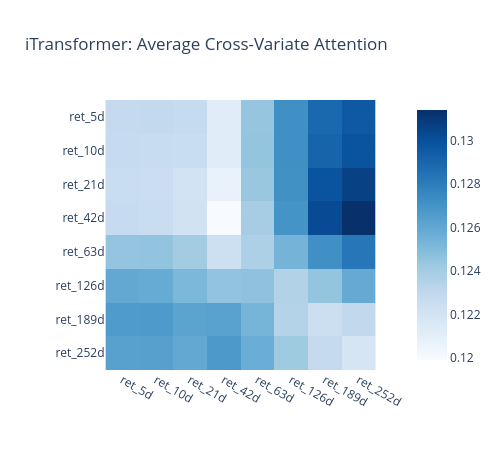

This figure's notebook cell:
### Markdown cell above
### iTransformer Attention Weights

Because iTransformer applies attention over features (not time steps), the
attention matrix reveals which feature pairs the model considers related.
We extract weights from the first encoder layer to visualize learned
cross-variate dependencies.

### Code cell
# Extract first-layer attention from iTransformer's self_attn module. Calling
# self_attn with need_weights=True is the supported way to read attention from
# the standard PyTorch TransformerEncoderLayer; we feed the input the encoder
# itself sees (input_proj + pos_enc) so the weights correspond to the same
# computation the model is performing during evaluation.
itrans.eval()
X_sample = torch.FloatTensor(X_test[:256]).to(DEVICE)
with torch.no_grad():
    x_inv = X_sample.permute(0, 2, 1)  # (batch, n_features, lookback)
    x_proj = itrans.input_proj(x_inv) + itrans.pos_enc
    first_layer = itrans.encoder.layers[0]
    _, attn = first_layer.self_attn(x_proj, x_proj, x_proj, need_weights=True)
avg_attn = attn.mean(dim=0).cpu().numpy()  # (n_features, n_features)

fig = px.imshow(
    avg_attn,
    x=FEATURE_COLS,
    y=FEATURE_COLS,
    color_continuous_scale="Blues",
    title="iTransformer: Average Cross-Variate Attention",
)
fig.update_layout(width=500, height=450)
fig.show()

### Figure 1 — Plotly figure (JSON) as saved in the notebook; plotly's stock layout.template omitted (floating-point values rounded to 4 significant figures)
{"data": [{"coloraxis": "coloraxis", "hovertemplate": "x: %{x}<br>y: %{y}<br>color: %{z}<extra></extra>", "name": "0", "type": "heatmap", "x": ["ret_5d", "ret_10d", "ret_21d", "ret_42d", "ret_63d", "ret_126d", "ret_189d", "ret_252d"], "xaxis": "x", "y": ["ret_5d", "ret_10d", "ret_21d", "ret_42d", "ret_63d", "ret_126d", "ret_189d", "ret_252d"], "yaxis": "y", "z": [[0.1228, 0.1229, 0.1228, 0.1213, 0.1245, 0.1272, 0.1289, 0.1296], [0.1228, 0.1227, 0.1226, 0.1213, 0.1245, 0.1272, 0.1291, 0.1298], [0.1227, 0.1225, 0.1221, 0.1207, 0.1244, 0.1272, 0.1299, 0.1307], [0.1228, 0.1226, 0.1221, 0.1199, 0.124, 0.127, 0.1302, 0.1314], [0.1245, 0.1245, 0.124, 0.1224, 0.1237, 0.1254, 0.1272, 0.1283], [0.126, 0.1258, 0.1252, 0.1245, 0.1246, 0.1235, 0.1245, 0.1259], [0.1266, 0.1267, 0.1262, 0.1263, 0.1254, 0.1234, 0.1224, 0.1229], [0.1263, 0.1264, 0.126, 0.1267, 0.1257, 0.1242, 0.1228, 0.1219]]}], "layout": {"coloraxis": {"colorscale": [[0.0, "rgb(247,251,255)"], [0.125, "rgb(222,235,247)"], [0.25, "rgb(198,219,239)"], [0.375, "rgb(158,202,225)"], [0.5, "rgb(107,174,214)"], [0.625, "rgb(66,146,198)"], [0.75, "rgb(33,113,181)"], [0.875, "rgb(8,81,156)"], [1.0, "rgb(8,48,107)"]]}, "height": 450, "title": {"text": "iTransformer: Average Cross-Variate Attention"}, "width": 500, "xaxis": {"anchor": "y", "constrain": "domain", "domain": [0.0, 1.0], "scaleanchor": "y"}, "yaxis": {"anchor": "x", "autorange": "reversed", "constrain": "domain", "domain": [0.0, 1.0]}}}
